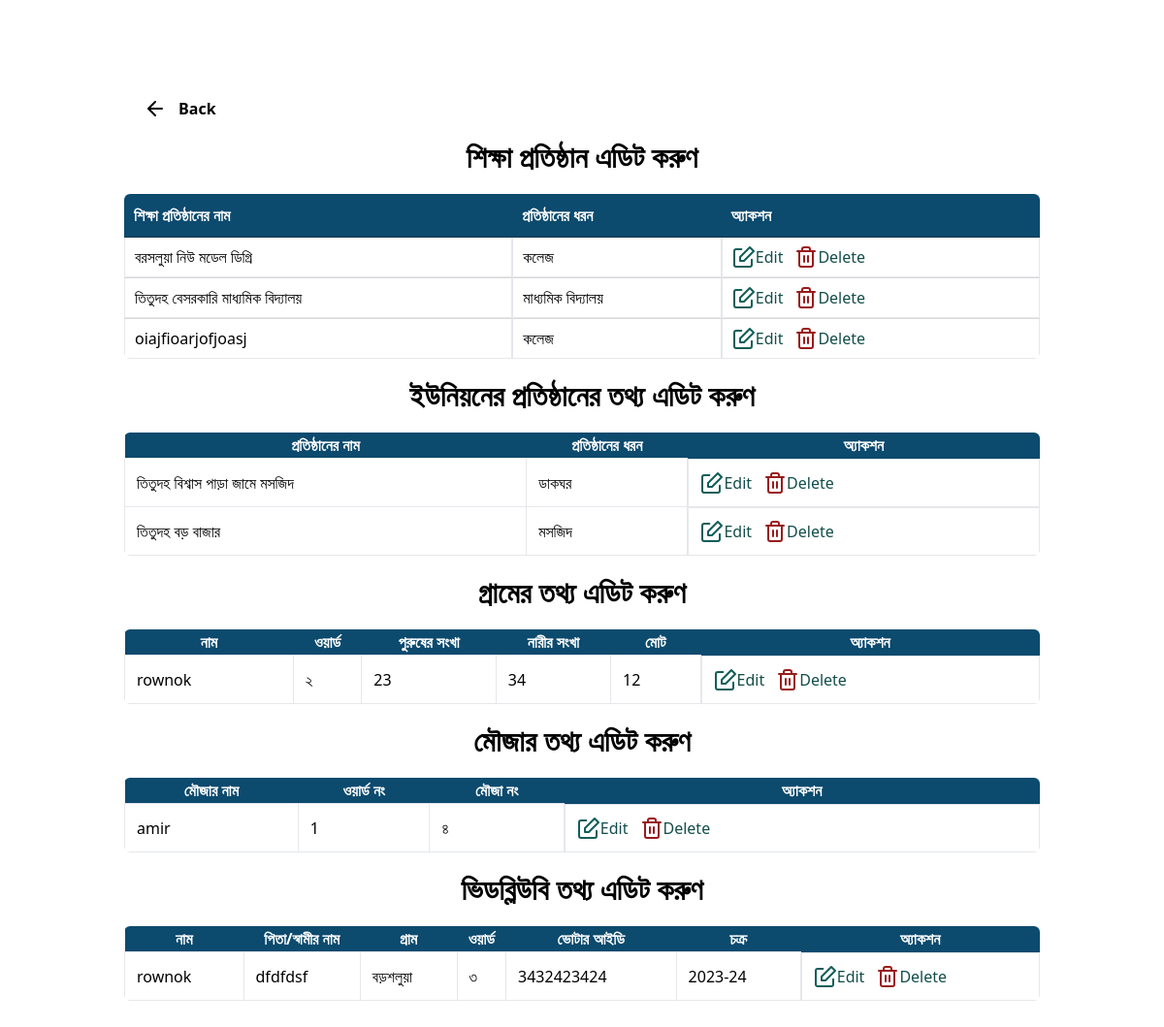
Page /protisthan/edit/pedit.php (signed in) on the committed database.
### tables this page shows
CREATE TABLE `shikkhaprotisthan` (
  `id` int(11) NOT NULL,
  `sname` varchar(255) NOT NULL,
  `sdhoron` varchar(255) NOT NULL
);

CREATE TABLE `upprotisthan` (
  `id` int(11) NOT NULL,
  `name` varchar(255) NOT NULL,
  `pdhoron` varchar(255) NOT NULL
);

CREATE TABLE `gram` (
  `id` int(11) NOT NULL,
  `name` varchar(255) NOT NULL,
  `word` varchar(255) NOT NULL,
  `male` varchar(255) NOT NULL,
  `female` varchar(255) NOT NULL,
  `total` varchar(255) NOT NULL
);

CREATE TABLE `mouja` (
  `id` int(11) NOT NULL,
  `name` varchar(255) NOT NULL,
  `word` varchar(255) NOT NULL,
  `moujano` varchar(255) NOT NULL
);

CREATE TABLE `vwb` (
  `id` int(11) NOT NULL,
  `name` varchar(255) NOT NULL,
  `fatherhusband` varchar(255) NOT NULL,
  `gram` varchar(255) NOT NULL,
  `word` varchar(255) NOT NULL,
  `voterid` varchar(255) NOT NULL,
  `cokro` varchar(255) NOT NULL
);

### protisthan/edit/pedit.php (the view, shortened to what this page needs)
<!doctype html>
<html>
<head>
    <link rel="stylesheet" href="style.css">
    <link href="https://cdn.datatables.net/1.10.19/css/jquery.dataTables.min.css" rel="stylesheet">
	<link href="https://cdn.datatables.net/responsive/2.2.3/css/responsive.dataTables.min.css" rel="stylesheet">
    <script src="https://cdn.tailwindcss.com"></script>
</head>
<body class="md:px-32 mx-auto  py-20">
<a href="../phome.php" class="text-center bg-white font-semibold flex gap-3 items-center sticky top-0 left-0 w-full py-5 px-5">
        <svg xmlns="http://www.w3.org/2000/svg" width="24" height="24" viewBox="0 0 24 24" fill="none" stroke="#000000" stroke-width="2" stroke-linecap="round" stroke-linejoin="round">
            <path d="M19 12H6M12 5l-7 7 7 7" />
        </svg>
        Back</a>
    <p class="text-center font-semibold text-2xl md:text-3xl">শিক্ষা প্রতিষ্ঠান এডিট করুণ </p>
    <div class="container mt-5">
    <table id="example" class="display rounded-md overflow-hidden" style="width:100%">
        <thead>
            <tr  class="bg-sky-900 flex flex-col flex-no wrap sm:table-row rounded-l-lg sm:rounded-none mb-2 sm:mb-0 text-white">
                <th>শিক্ষা প্রতিষ্ঠানের নাম </th>
                <th>প্রতিষ্ঠানের ধরন</th>
                <th>অ্যাকশন</th>
            </tr>
        </thead>
        <tbody>
        <?php
                    include '../../_dbconnect.php';
                    $query = "SELECT * FROM `shikkhaprotisthan`";
                    $poriciti = mysqli_query($con, $query);
                    while ($row = mysqli_fetch_assoc($poriciti)) {
                        $id=$row['id'];
                    ?>
                <tr class="flex flex-col flex-no wrap sm:table-row mb-2 sm:mb-0">
                    <td class='border-grey-light border  p-3  cursor-pointer'><?= $row['sname'] ?></td>
                    <td class='border-grey-light border  p-3  cursor-pointer'><?= $row['sdhoron'] ?></td>
                    <td class="border-grey-light border  p-3  cursor-pointer flex  gap-3 items-center">
                <a class="flex items-center text-teal-900 hover:font-medium" href="shikkhaedit.php?id=<?php echo $id; ?>">
                    Edit
                </a>
                <a class="flex items-center text-teal-900 hover:font-medium" href="../detete/sdelete.php?id=<?php echo $id; ?>">
                    Delete
                </a>
            </td>
                </tr>
            <?php
                    }
            ?>
        </tbody></table>
    </div>
    <p class="text-center font-semibold text-2xl md:text-3xl mt-5"> ইউনিয়নের প্রতিষ্ঠানের তথ্য এডিট করুণ </p>
    <div class="container mt-5">
    <table id="example" class="display rounded-md overflow-hidden" style="width:100%">
        <thead>
            <tr  class="bg-sky-900 flex flex-col flex-no wrap sm:table-row rounded-l-lg sm:rounded-none mb-2 sm:mb-0 text-white">
                <th>প্রতিষ্ঠানের নাম </th>
                <th>প্রতিষ্ঠানের ধরন</th>
                <th>অ্যাকশন</th>
            </tr>
        </thead>
        <tbody>
        <?php
                    include '../../_dbconnect.php';
                    $query = "SELECT * FROM `upprotisthan`";
                    $poriciti = mysqli_query($con, $query);
                    while ($row = mysqli_fetch_assoc($poriciti)) {
                        $id=$row['id'];
                    ?>
                <tr class="flex flex-col flex-no wrap sm:table-row mb-2 sm:mb-0">
                    <td class='border-grey-light border  p-3  cursor-pointer'><?= $row['name'] ?></td>
                    <td class='border-grey-light border  p-3  cursor-pointer'><?= $row['pdhoron'] ?></td>
                    <td class="border-grey-light border  p-3  cursor-pointer flex  gap-3 items-center">
                <a class="flex items-center text-teal-900 hover:font-medium" href="upedit.php?id=<?php echo $id; ?>">
                    Edit
                </a>
                <a class="flex items-center text-teal-900 hover:font-medium"  href="../detete/porishoddelete.php?id=<?php echo $id; ?>">
                    Delete
                </a>
            </td>
                </tr>
            <?php
                    }
            ?>
        </tbody></table>
    </div>
<p class="text-center font-semibold text-2xl md:text-3xl mt-5"> গ্রামের তথ্য এডিট করুণ </p>
<div class="container mt-5">
    <table id="example" class="display rounded-md overflow-hidden" style="width:100%">
        <thead>
        <tr  class="bg-sky-900 flex flex-col flex-no wrap sm:table-row rounded-l-lg sm:rounded-none mb-2 sm:mb-0 text-white">
            <th>নাম</th>
            <th>ওয়ার্ড</th>
            <th>পুরুষের সংখা </th>
            <th>নারীর সংখা</th>
            <th>মোট</th>
            <th>অ্যাকশন</th>
        </tr>
        </thead>
        <tbody>
        <?php
        include '../../_dbconnect.php';
        $query = "SELECT * FROM `gram`";
        $poriciti = mysqli_query($con, $query);
        while ($row = mysqli_fetch_assoc($poriciti)) {
            $id=$row['id'];
            ?>
            <tr class="flex flex-col flex-no wrap sm:table-row mb-2 sm:mb-0">
                <td class='border-grey-light border  p-3  cursor-pointer'><?= $row['name'] ?></td>
                <td class='border-grey-light border  p-3  cursor-pointer'><?= $row['word'] ?></td>
                <td class='border-grey-light border  p-3  cursor-pointer'><?= $row['male'] ?></td>
                <td class='border-grey-light border  p-3  cursor-pointer'><?= $row['female'] ?></td>
                <td class='border-grey-light border  p-3  cursor-pointer'><?= $row['total'] ?></td>
                <td class="border-grey-light border  p-3  cursor-pointer flex  gap-3 items-center">
                    <a class="flex items-center text-teal-900 hover:font-medium" href="gramedit.php?id=<?php echo $id; ?>">
                        Edit
                    </a>
                    <a class="flex items-center text-teal-900 hover:font-medium"  href="../detete/gramdelete.php?id=<?php echo $id; ?>">
                        Delete
                    </a>
                </td>
            </tr>
            <?php
        }
        ?>
        </tbody></table>
</div>
<p class="text-center font-semibold text-2xl md:text-3xl mt-5"> মৌজার  তথ্য এডিট করুণ </p>
<div class="container mt-5">
    <table id="example" class="display rounded-md overflow-hidden" style="width:100%">
        <thead>
        <tr  class="bg-sky-900 flex flex-col flex-no wrap sm:table-row rounded-l-lg sm:rounded-none mb-2 sm:mb-0 text-white">
            <th>মৌজার নাম </th>
            <th>ওয়ার্ড নং </th>
            <th>মৌজা নং</th>
            <th>অ্যাকশন</th>
        </tr>
        </thead>
        <tbody>
        <?php
        include '../../_dbconnect.php';
        $query = "SELECT * FROM `mouja`";
        $poriciti = mysqli_query($con, $query);
        while ($row = mysqli_fetch_assoc($poriciti)) {
            $id=$row['id'];
            ?>
            <tr class="flex flex-col flex-no wrap sm:table-row mb-2 sm:mb-0">
                <td class='border-grey-light border  p-3  cursor-pointer'><?= $row['name'] ?></td>
                <td class='border-grey-light border  p-3  cursor-pointer'><?= $row['word'] ?></td>
                <td class='border-grey-light border  p-3  cursor-pointer'><?= $row['moujano'] ?></td>
                <td class="border-grey-light border  p-3  cursor-pointer flex  gap-3 items-center">
                    <a class="flex items-center text-teal-900 hover:font-medium" href="moujaedit.php?id=<?php echo $id; ?>">
                        Edit
                    </a>
                    <a class="flex items-center text-teal-900 hover:font-medium"  href="../detete/moujadelete.php?id=<?php echo $id; ?>">
                        Delete
                    </a>
                </td>
            </tr>
            <?php
        }
        ?>
        </tbody></table>
</div>
<p class="text-center font-semibold text-2xl md:text-3xl mt-5"> ভিডব্লিউবি  তথ্য এডিট করুণ </p>
<div class="container mt-5">
    <table id="example" class="display rounded-md overflow-hidden" style="width:100%">
        <thead>
        <tr  class="bg-sky-900 flex flex-col flex-no wrap sm:table-row rounded-l-lg sm:rounded-none mb-2 sm:mb-0 text-white">
            <th>নাম</th>
            <th>পিতা/স্বামীর নাম </th>
            <th>গ্রাম</th>
            <th>ওয়ার্ড</th>
            <th>ভোটার আইডি</th>
            <th>চক্র</th>
            <th>অ্যাকশন</th>
        </tr>
        </thead>
        <tbody>
        <?php
        include '../../_dbconnect.php';
        $query = "SELECT * FROM `vwb`";
        $poriciti = mysqli_query($con, $query);
        while ($row = mysqli_fetch_assoc($poriciti)) {
            $id=$row['id'];
            ?>
            <tr class="flex flex-col flex-no wrap sm:table-row mb-2 sm:mb-0">
                <td class='border-grey-light border  p-3  cursor-pointer'><?= $row['name'] ?></td>
                <td class='border-grey-light border  p-3  cursor-pointer'><?= $row['fatherhusband'] ?></td>
                <td class='border-grey-light border  p-3  cursor-pointer'><?= $row['gram'] ?></td>
                <td class='border-grey-light border  p-3  cursor-pointer'><?= $row['word'] ?></td>
                <td class='border-grey-light border  p-3  cursor-pointer'><?= $row['voterid'] ?></td>
                <td class='border-grey-light border  p-3  cursor-pointer'><?= $row['cokro'] ?></td>
                <td class="border-grey-light border  p-3  cursor-pointer flex  gap-3 items-center">
                    <a class="flex items-center text-teal-900 hover:font-medium" href="vwbedit.php?id=<?php echo $id; ?>">
                        Edit
                    </a>
                    <a class="flex items-center text-teal-900 hover:font-medium"  href="../detete/vwbdelete.php?id=<?php echo $id; ?>">
                        Delete
                    </a>
                </td>
            </tr>
            <?php
        }
        ?>
        </tbody></table>
</div>
</body>
</html>

### rows in the picture
shikkhaprotisthan: sname "বরসলুয়া নিউ মডেল ডিগ্রি", sdhoron "কলেজ"
shikkhaprotisthan: sname "তিতুদহ বেসরকারি মাধ্যমিক বিদ্যালয়", sdhoron "মাধ্যমিক বিদ্যালয়"
shikkhaprotisthan: sname "oiajfioarjofjoasj", sdhoron "কলেজ"
upprotisthan: name "তিতুদহ বিশ্বাস পাড়া জামে মসজিদ", pdhoron "ডাকঘর"
upprotisthan: name "তিতুদহ বড় বাজার", pdhoron "মসজিদ"
gram: name "rownok", word "২", male "23", female "34", total "12"
mouja: name "amir", word "1", moujano "৪"
vwb: name "rownok", fatherhusband "dfdfdsf", gram "বড়শলুয়া", word "৩", voterid "3432423424", cokro "2023-24"
